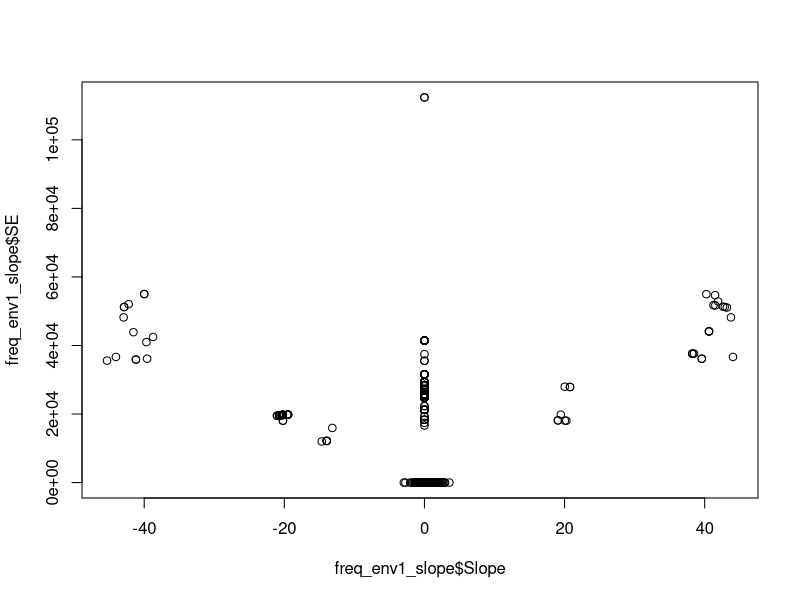

The R script that drew this image: (Note: a time limit stopped this script after it produced the figure.)
##################################################################################
## Get pop specific SNP slopes over the timeseries for "observed" data set
## Done for snp set BF>10 in windows and BF>30 overall
## Does not include 1000 permuations of random sampling for BF<0
## Also done for unique slopes across all env (histPop)
## Author Daniel Anstett
## 
## 
## Last Modified April 24, 2023
###################################################################################
#Functions

# Run GLM

glm_obs <-function(df,env_input){
  freq_env1_slope<-data.frame()
  counter<-1
  for (i in 3:dim(df)[2]){
    for(j in 1:12){
      chr<-colnames(df)[i]
      popSNP <- df %>% filter(Site==j) %>% select(Site,Year,all_of(chr))
      colnames(popSNP)[3]<-"snp_ID"
      
      if(all(is.na(popSNP$snp_ID))==FALSE & sum(is.na(popSNP$snp_ID)) !=(dim(popSNP)[1]-1)){
        rSNP <- glm(snp_ID ~ Year, family = binomial, data = popSNP)
        freq_env1_slope[counter,1]<-unique(popSNP$Site)
        freq_env1_slope[counter,2]<-chr
        freq_env1_slope[counter,3]<-rSNP$coefficients[2] * 2
        sum_snp <- summary(rSNP)
        freq_env1_slope[counter,4]<-sum_snp$coefficients[2,2]
        freq_env1_slope[counter,5]<-env_input
        freq_env1_slope[counter,6]<-"obs"
        counter<-counter+1
      } else {
        freq_env1_slope[counter,1]<-unique(popSNP$Site)
        freq_env1_slope[counter,2]<-chr
        freq_env1_slope[counter,3]<-NA
        freq_env1_slope[counter,4]<-NA
        freq_env1_slope[counter,5]<-env_input
        freq_env1_slope[counter,6]<-"obs"
        counter<-counter+1
      }
      
    }
  }
  colnames(freq_env1_slope)<-c("Site","snp_ID","Slope","SE","ENV","Type")
  return(freq_env1_slope)
}



###################################################################################
#Import libraries
library(tidyverse)
library(boot)

#Import timeseries frequencies
freq_env1 <- read_csv("data/freq_env1.csv")
freq_env2 <- read_csv("data/freq_env2.csv")
freq_env3 <- read_csv("data/freq_env3.csv")
freq_env4 <- read_csv("data/freq_env4.csv")
freq_env5 <- read_csv("data/freq_env5.csv")
freq_env6 <- read_csv("data/freq_env6.csv")
freq_env7 <- read_csv("data/freq_env7.csv")
freq_env8 <- read_csv("data/freq_env8.csv")
freq_env9 <- read_csv("data/freq_env9.csv")


###################################################################################
#Single Case
#freq_env1_pop1 <- freq_env1 %>% filter(Site==1)
#rSNP_pop1 <- glm(CE10_chr1_865732 ~ Year, family = binomial, data = freq_env1_pop1)
#test_pop1 <- as.data.frame(summary(rSNP_pop1)$coefficients)
#test_pop1$Estimate[2]
#rSNP_pop1$coefficients[2]
#summary(rSNP_pop1)
#rSNP_pop1 <- glm(CE10_chr1_9110324 ~ Year, family = binomial, data = freq_env1_pop1)
#rSNP_pop1$coefficients[2]
#summary(rSNP_pop1)

###################################################################################

## Single Loop

# freq_env1
freq_env1_slope<-data.frame()
counter<-1
for (i in 3:dim(freq_env1)[2]){
  for(j in 1:12){
    chr<-colnames(freq_env1)[i]
    popSNP <- freq_env1 %>% filter(Site==j) %>% select(Site,Year,all_of(chr))
    colnames(popSNP)[3]<-"snp_ID"
    
    if(all(is.na(popSNP$snp_ID))==FALSE & sum(is.na(popSNP$snp_ID)) !=(dim(popSNP)[1]-1)){
      rSNP <- glm(snp_ID ~ Year, family = binomial, data = popSNP)
      freq_env1_slope[counter,1]<-unique(popSNP$Site)
      freq_env1_slope[counter,2]<-chr
      freq_env1_slope[counter,3]<-rSNP$coefficients[2] * 2
      sum_snp <- summary(rSNP)
      freq_env1_slope[counter,4]<-sum_snp$coefficients[2,2]
      freq_env1_slope[counter,5]<-"MAT"
      freq_env1_slope[counter,6]<-"obs"
      counter<-counter+1
    } else {
      freq_env1_slope[counter,1]<-unique(popSNP$Site)
      freq_env1_slope[counter,2]<-chr
      freq_env1_slope[counter,3]<-NA
      freq_env1_slope[counter,4]<-NA
      freq_env1_slope[counter,5]<-"MAT"
      freq_env1_slope[counter,6]<-"obs"
      
      counter<-counter+1
    }
    
  }
}
colnames(freq_env1_slope)<-c("Site","snp_ID","Slope","SE","ENV","Type")

plot(freq_env1_slope$Slope,freq_env1_slope$SE)

###################################################################################
###################################################################################
#Calc glm per env

slope_env1 <- glm_obs(freq_env1,"MAT")
slope_env2 <- glm_obs(freq_env2,"MAP")
slope_env3 <- glm_obs(freq_env3,"PAS")
slope_env4 <- glm_obs(freq_env4,"EXT")
slope_env5 <- glm_obs(freq_env5,"CMD")
slope_env6 <- glm_obs(freq_env6,"Tave_wt")
slope_env7 <- glm_obs(freq_env7,"Tave_sm")
slope_env8 <- glm_obs(freq_env8,"PPT_wt")
slope_env9 <- glm_obs(freq_env9,"PPT_sm")
slope_env_all <- rbind(slope_env1,
                       slope_env2,
                       slope_env3,
                       slope_env4,
                       slope_env5,
                       slope_env6,
                       slope_env7,
                       slope_env8,
                       slope_env9)

#Get unique SNP for merged env

slope_env_all_unique <- data.frame()
for (i in 1:dim(slope_env_all)){
  slope.temp <- slope_env_all %>% filter(Site==i)
  slope.unique <- slope.temp [!duplicated(slope.temp [ , "snp_ID"]), ]
  slope_env_all_unique <- rbind(slope_env_all_unique,slope.unique)
}


###################################################################################
#Export
write_csv(slope_env1, "data/slope_obs_env1.csv")
write_csv(slope_env2, "data/slope_obs_env2.csv")
write_csv(slope_env3, "data/slope_obs_env3.csv")
write_csv(slope_env4, "data/slope_obs_env4.csv")
write_csv(slope_env5, "data/slope_obs_env5.csv")
write_csv(slope_env6, "data/slope_obs_env6.csv")
write_csv(slope_env7, "data/slope_obs_env7.csv")
write_csv(slope_env8, "data/slope_obs_env8.csv")
write_csv(slope_env9, "data/slope_obs_env9.csv")
write_csv(slope_env_all, "data/slope_obs_all.csv")
write_csv(slope_env_all_unique, "data/slope_obs_all_unique.csv")
